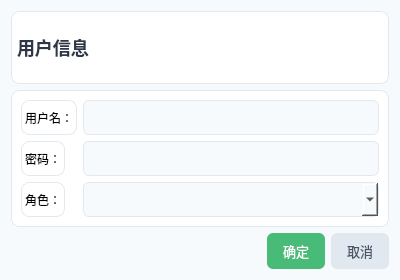
<?xml version="1.0" encoding="UTF-8"?>
<ui version="4.0">
 <class>AddUserDialog</class>
 <widget class="QDialog" name="AddUserDialog">
  <property name="geometry">
   <rect>
    <x>0</x>
    <y>0</y>
    <width>400</width>
    <height>280</height>
   </rect>
  </property>
  <property name="styleSheet">
   <string notr="true">QWidget {
    background: #f7fafc;
}
QFrame {
    background: white;
    border-radius: 8px;
    border: 1px solid #e2e8f0;
}
QPushButton {
    border: none;
    border-radius: 6px;
    padding: 8px 16px;
    font-size: 13px;
}
QLineEdit, QComboBox {
    border: 1px solid #e2e8f0;
    border-radius: 6px;
    padding: 8px 12px;
    font-size: 13px;
}
</string>
  </property>
  <layout class="QVBoxLayout" name="verticalLayout">
   <item>
    <widget class="QLabel" name="titleLabel">
     <property name="styleSheet">
      <string notr="true">font-size: 18px; font-weight: bold; color: #2d3748;</string>
     </property>
     <property name="text">
      <string>用户信息</string>
     </property>
    </widget>
   </item>
   <item>
    <widget class="QFrame" name="frame">
     <layout class="QFormLayout" name="formLayout">
      <item row="0" column="0">
       <widget class="QLabel" name="label">
        <property name="text">
         <string>用户名：</string>
        </property>
       </widget>
      </item>
      <item row="0" column="1">
       <widget class="QLineEdit" name="usernameEdit"/>
      </item>
      <item row="1" column="0">
       <widget class="QLabel" name="label_2">
        <property name="text">
         <string>密码：</string>
        </property>
       </widget>
      </item>
      <item row="1" column="1">
       <widget class="QLineEdit" name="passwordEdit"/>
      </item>
      <item row="2" column="0">
       <widget class="QLabel" name="label_3">
        <property name="text">
         <string>角色：</string>
        </property>
       </widget>
      </item>
      <item row="2" column="1">
       <widget class="QComboBox" name="roleCombo"/>
      </item>
     </layout>
    </widget>
   </item>
   <item>
    <layout class="QHBoxLayout" name="horizontalLayout">
     <item>
      <spacer name="horizontalSpacer">
       <property name="orientation">
        <enum>Qt::Orientation::Horizontal</enum>
       </property>
       <property name="sizeHint" stdset="0">
        <size>
         <width>40</width>
         <height>20</height>
        </size>
       </property>
      </spacer>
     </item>
     <item>
      <widget class="QPushButton" name="okBtn">
       <property name="styleSheet">
        <string notr="true">background: #48bb78; color: white;</string>
       </property>
       <property name="text">
        <string>确定</string>
       </property>
      </widget>
     </item>
     <item>
      <widget class="QPushButton" name="cancelBtn">
       <property name="styleSheet">
        <string notr="true">background: #e2e8f0; color: #4a5568;</string>
       </property>
       <property name="text">
        <string>取消</string>
       </property>
      </widget>
     </item>
    </layout>
   </item>
  </layout>
 </widget>
 <resources/>
 <connections>
  <connection>
   <sender>okBtn</sender>
   <signal>clicked()</signal>
   <receiver>AddUserDialog</receiver>
   <slot>accept()</slot>
   <hints>
    <hint type="sourcelabel">
     <x>278</x>
     <y>230</y>
    </hint>
    <hint type="destinationlabel">
     <x>280</x>
     <y>230</y>
    </hint>
   </hints>
  </connection>
  <connection>
   <sender>cancelBtn</sender>
   <signal>clicked()</signal>
   <receiver>AddUserDialog</receiver>
   <slot>reject()</slot>
   <hints>
    <hint type="sourcelabel">
     <x>357</x>
     <y>230</y>
    </hint>
    <hint type="destinationlabel">
     <x>360</x>
     <y>230</y>
    </hint>
   </hints>
  </connection>
 </connections>
</ui>
